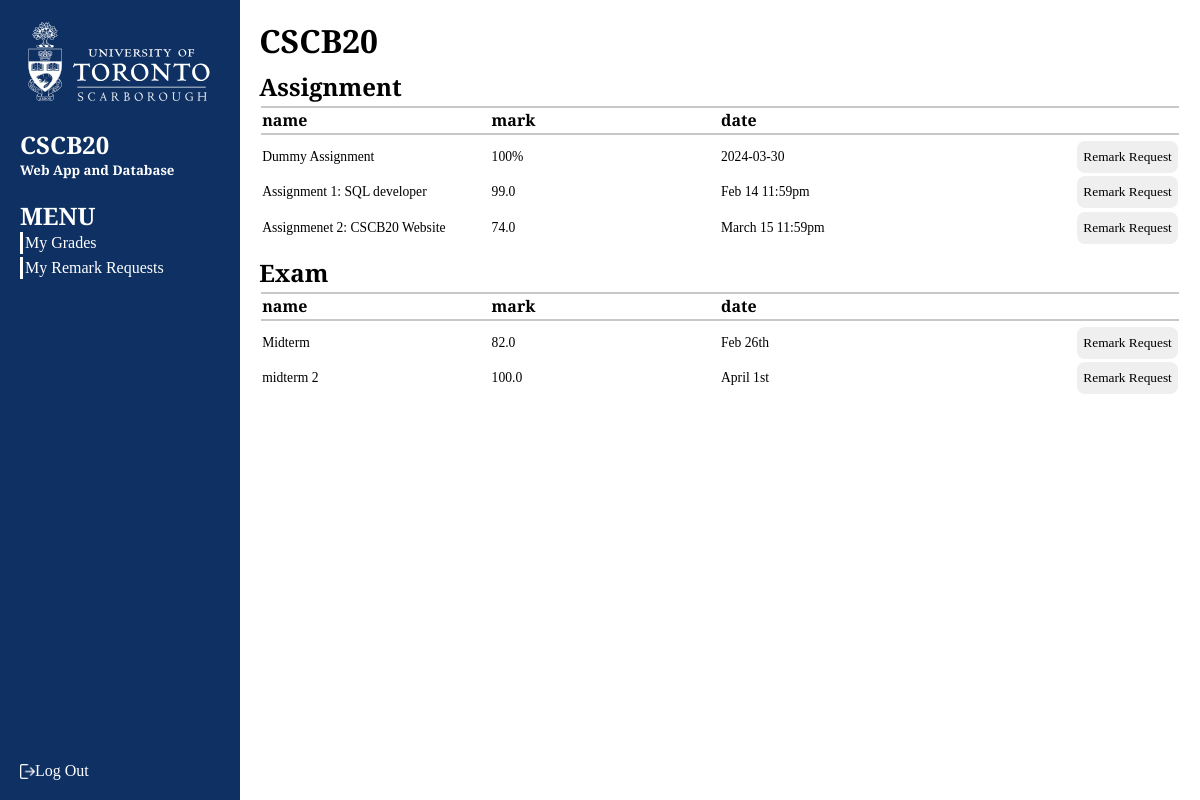
Screenshot of /student_grades.html (signed in) with the database file from the repository.
### modules/models.py (models this page shows)
class Assignment_Grade(db.Model):
    __tablename__ = 'Assignment_Grade'
    sid = db.Column(db.String(20), primary_key = True)
    aid = db.Column(db.Integer, db.ForeignKey('Assignment.aid'), primary_key = True, nullable = False)
    grade = db.Column(db.Float, nullable = False)

class Assignment(db.Model):
    __tablename__ = 'Assignment'
    aid = db.Column(db.Integer, primary_key = True, autoincrement = True)
    name = db.Column(db.String(30), nullable = False)
    due_date = db.Column(db.String(20), nullable = False)
    description = db.Column(db.String(2000), nullable = False)
    weight = db.Column(db.Float, nullable = False)
    total_point = db.Column(db.Integer, nullable = False)
    assignment_grades = db.relationship('Assignment_Grade', backref='assignments', lazy = True)

class Exam_Grade(db.Model):
    __tablename__ = 'Exam_Grade'
    sid = db.Column(db.String(20), primary_key = True)
    eid = db.Column(db.Integer, db.ForeignKey('Exam.eid'), primary_key = True)
    grade = db.Column(db.Float)

class Exam(db.Model):
    __tablename__ = 'Exam'
    eid = db.Column(db.Integer, primary_key = True, autoincrement = True)
    name = db.Column(db.String(30), nullable = False)
    date = db.Column(db.String(20), nullable = False)
    weight = db.Column(db.Float, nullable = False)
    exam_grades = db.relationship('Exam_Grade', backref='exams', lazy=True)

### modules/student_side/student.py (the view)
@student.route('/info')
@student.route('/student_grades.html')
def info():
    if 'username' not in session.keys():
        return redirect(url_for('auth.signin'))
    assignment_grades = get_assignment_grades()
    exam_grades = get_exam_grades()
    return render_template('student_grades.html', assignment_grades = assignment_grades\
                           , exam_grades = exam_grades)

### modules/student_side/student.py (called while the page is built)
def get_assignment_grades():
    cur_id = get_utorid_by_username(session['username'])
    sql = 'SELECT Assignment.aid, Assignment.name, Assignment_Grade.grade, Assignment.due_date\
        FROM Assignment_Grade JOIN Assignment ON Assignment_Grade.aid = Assignment.aid AND\
            Assignment_Grade.sid = "' + str(cur_id) + '"';
    with db.engine.connect() as conn:
        return conn.execute(text(sql)).all()

def get_exam_grades():
    cur_id = get_utorid_by_username(session['username'])
    sql = 'SELECT Exam.eid, Exam.name, Exam_Grade.grade, Exam.date FROM Exam JOIN Exam_Grade\
        ON Exam_Grade.eid = Exam.eid AND Exam_Grade.sid = "' + str(cur_id) + '"';
    with db.engine.connect() as conn:
        return conn.execute(text(sql)).all()

def get_utorid_by_username(username):
    return Login.query.filter(Login.username == username).first().utorid

### templates/student_grades.html (shortened to what this page needs)
{% extends 'user_template.html' %} {% block more_css %}
<link rel="stylesheet" href="../static/css/student_grades.css" />
{% endblock %}  {% block custom_menu %}
<a href="student_grades.html"><li>My Grades</li></a>
<a href="student_remark.html"><li>My Remark Requests</li></a>
{% endblock%} {% block content %}
<main>
  <h1>CSCB20</h1>
  <div class="assessment-list-box">
    <h2>Assignment</h2>
    <table>
      <thead>
        <th>name</th>
        <th>mark</th>
        <th>date</th>
        <th></th>
      </thead>
      <tbody>
        <tr>
          <td>Dummy Assignment</td>
          <td>100%</td>
          <td>2024-03-30</td>
          <td class="remark-request">
            <button class="remark-button">Remark Request</button>
          </td>
        </tr>
        {% for grade in assignment_grades %}
        <tr>
          <td>{{grade[1]}}</td>
          <td>{{grade[2]}}</td>
          <td>{{grade[3]}}</td>
          <td class="remark-request">
            <button class="remark-button">Remark Request</button>
          </td>
        </tr>
        {% endfor %}
      </tbody>
    </table>
  </div>
  <div class="assessment-list-box">
    <h2>Exam</h2>
    <table>
      <thead>
        <th>name</th>
        <th>mark</th>
        <th>date</th>
        <th></th>
      </thead>
      <tbody>
        {% for grade in exam_grades %}
        <tr>
          <td>{{grade[1]}}</td>
          <td>{{grade[2]}}</td>
          <td>{{grade[3]}}</td>
          <td class="remark-request">
            <button class="remark-button">Remark Request</button>
          </td>
        </tr>
        {% endfor %}
      </tbody>
    </table>
  </div>
</main>
{% endblock %}

### templates/user_template.html (shortened to what this page needs)
<!DOCTYPE html>
<html lang="en">
  <head>
    <link rel="stylesheet" href="../static/css/user_template.css" />
    {% block more_css %} {% endblock %}
  </head>
  <body>
    <nav class="sidebar">
      <div class="sidebar-content">
        <img src="../static/src/images/utsc-logo.svg" alt="utsc-logo" />
        <a href="index.html"
          ><h1>CSCB20</h1>
          <h5>Web App and Database</h5>
        </a>
        <div class="menu">
          <h2>MENU</h2>
          <ul>
            {% block custom_menu %} {% endblock%}
          </ul>
        </div>
      </div>
      <a class="log-out" herf="#">
        <img src="../static/src/images/logout.png" alt="log-out-icon" />
        Log Out
      </a>
    </nav>
    {% block content %} {% endblock %}
  </body>
</html>

### static/css/user_template.css (style rules this page uses)
body { font-family: 'Merriweather Sans'; color: black; background-color: #ffffff; margin: 0; display: grid; grid-template-columns: 240px auto; }
.sidebar { background-color: rgb(14, 48, 98); width: 240px; height: 100vh; display: flex; flex-direction: column; justify-content: space-between; }
.sidebar-content { display: flex; flex-direction: column; row-gap: 20px; padding: 20px; color: white; }
img { width: 100%; filter: invert(100%) sepia(94%) saturate(0%) hue-rotate(248deg) brightness(106%) contrast(106%); }
h1, h2, h5, ul { margin: 0; }
ul { list-style-type: none; padding: 0; }
li { border-left: 3px solid white; margin-bottom: 3px; padding: 2px; }
a { color: white; text-decoration: none; }
.log-out { display: flex; align-items: center; padding: 20px; }
.log-out img { width: 15px; }

### static/css/student_grades.css (style rules this page uses)
main { display: flex; flex-direction: column; padding: 2%; row-gap: 1%; }
table { width: 100%; }
tr { display: grid; grid-template-columns: repeat(4, 1fr); align-items: center; margin-top: 0.1rem; margin-bottom: 0.1rem; }
thead { border-style: solid; border-top: 5px black; }
th { height: 80%; text-align: left; border-top: 2px solid rgb(200, 200, 200); border-bottom: 2px solid rgb(200, 200, 200); }
td { font-size: 0.85em; }
.remark-request { justify-self: end; }
.remark-button, #submit-regrade-request-btn { border: 0; border-radius: 0.5rem; height: 2rem; font-family: 'Merriweather Sans'; }

### rows the page displays
Assignment_Grade: name "Assignment 1: SQL developer", grade "99.0", due_date "Feb 14 11:59pm"
Assignment_Grade: name "Assignmenet 2: CSCB20 Website", grade "74.0", due_date "March 15 11:59pm"
Exam_Grade: name "Midterm", grade "82.0", date "Feb 26th"
Exam_Grade: name "midterm 2", grade "100.0", date "April 1st"
